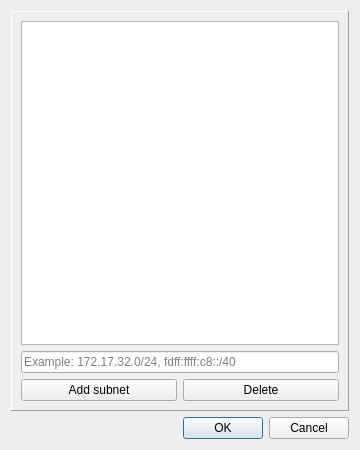
<?xml version="1.0" encoding="UTF-8"?>
<ui version="4.0">
    <class>IPSubnetWhitelistOptionsDialog</class>
    <widget class="QDialog" name="IPSubnetWhitelistOptionsDialog">
        <property name="geometry">
            <rect>
                <x>0</x>
                <y>0</y>
                <width>360</width>
                <height>450</height>
            </rect>
        </property>
        <property name="windowTitle">
            <string>List of whitelisted IP subnets</string>
        </property>
        <layout class="QVBoxLayout" name="verticalLayout">
            <item>
                <widget class="QFrame" name="whitelistedIPSubnetBox">
                    <property name="autoFillBackground">
                        <bool>true</bool>
                    </property>
                    <property name="frameShape">
                        <enum>QFrame::Panel</enum>
                    </property>
                    <property name="frameShadow">
                        <enum>QFrame::Raised</enum>
                    </property>
                    <layout class="QVBoxLayout" name="verticalLayout_31">
                        <item>
                            <widget class="QTreeView" name="whitelistedIPSubnetList">
                                <property name="rootIsDecorated">
                                    <bool>false</bool>
                                </property>
                                <property name="uniformRowHeights">
                                    <bool>true</bool>
                                </property>
                                <property name="itemsExpandable">
                                    <bool>false</bool>
                                </property>
                                <property name="sortingEnabled">
                                    <bool>true</bool>
                                </property>
                                <attribute name="headerVisible">
                                    <bool>false</bool>
                                </attribute>
                            </widget>
                        </item>
                        <item>
                            <layout class="QHBoxLayout" name="horizontalLayout">
                                <item>
                                    <widget class="QLineEdit" name="txtIPSubnet">
                                        <property name="placeholderText">
                                            <string>Example: 172.17.32.0/24, fdff:ffff:c8::/40</string>
                                        </property>
                                    </widget>
                                </item>
                            </layout>
                        </item>
                        <item>
                            <layout class="QHBoxLayout" name="horizontalLayout_12">
                                <item>
                                    <widget class="QPushButton" name="buttonWhitelistIPSubnet">
                                        <property name="text">
                                            <string>Add subnet</string>
                                        </property>
                                    </widget>
                                </item>
                                <item>
                                    <widget class="QPushButton" name="buttonDeleteIPSubnet">
                                        <property name="text">
                                            <string>Delete</string>
                                        </property>
                                    </widget>
                                </item>
                            </layout>
                        </item>
                    </layout>
                </widget>
            </item>
            <item>
                <widget class="QDialogButtonBox" name="buttonBox">
                    <property name="standardButtons">
                        <set>QDialogButtonBox::Cancel|QDialogButtonBox::Ok</set>
                    </property>
                </widget>
            </item>
        </layout>
    </widget>
    <tabstops>
        <tabstop>whitelistedIPSubnetList</tabstop>
        <tabstop>txtIPSubnet</tabstop>
        <tabstop>buttonWhitelistIPSubnet</tabstop>
        <tabstop>buttonDeleteIPSubnet</tabstop>
    </tabstops>
    <resources/>
    <connections/>
</ui>
